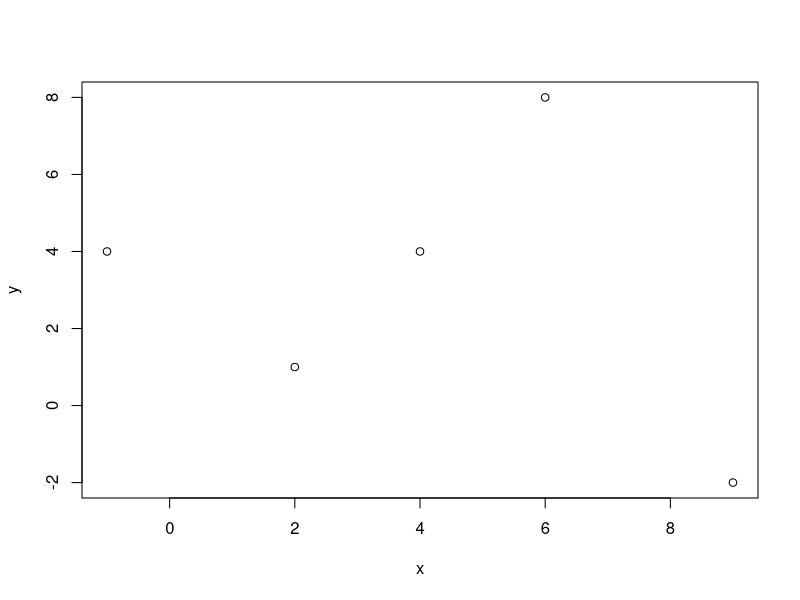
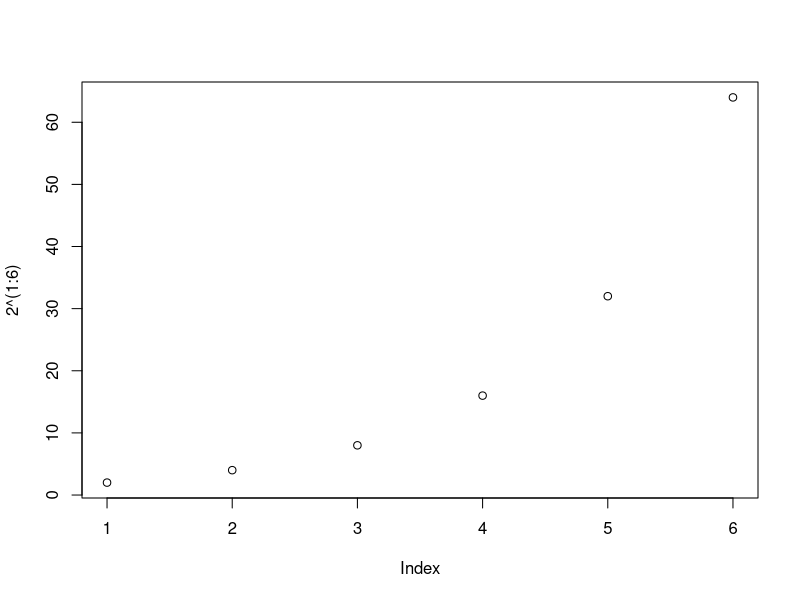
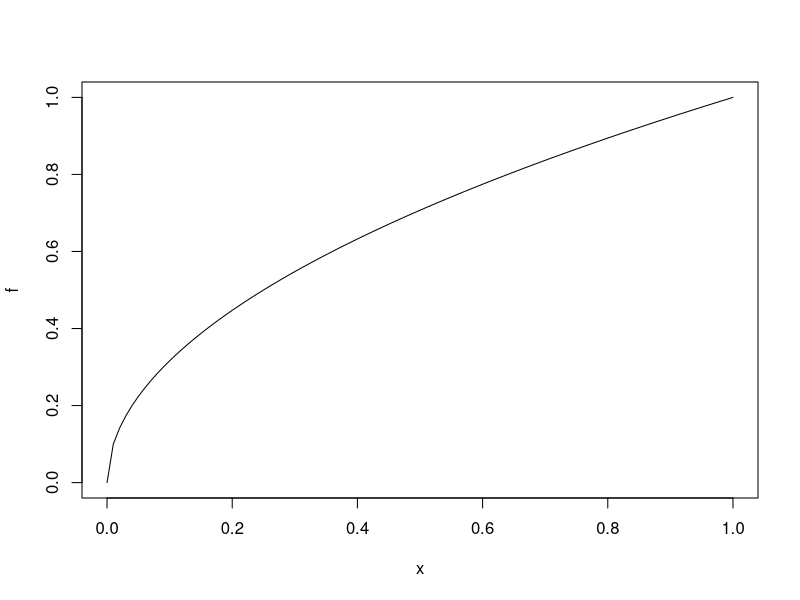
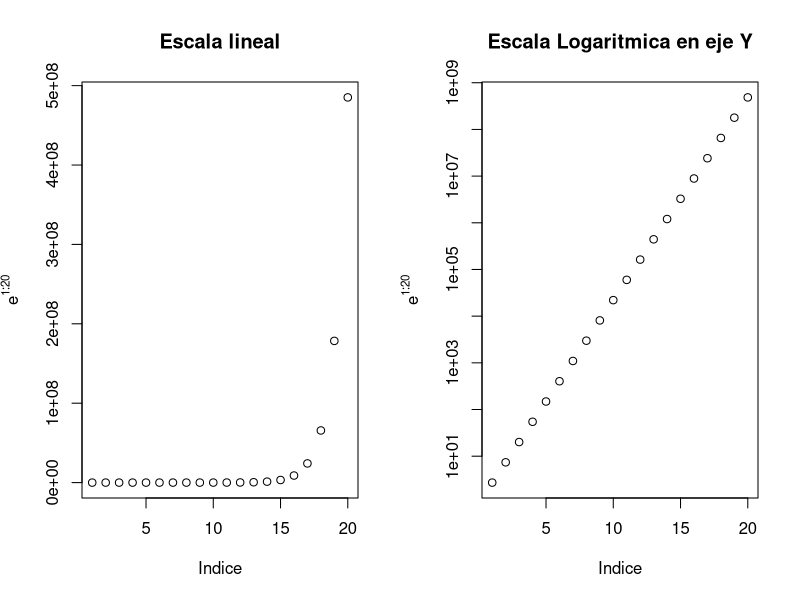
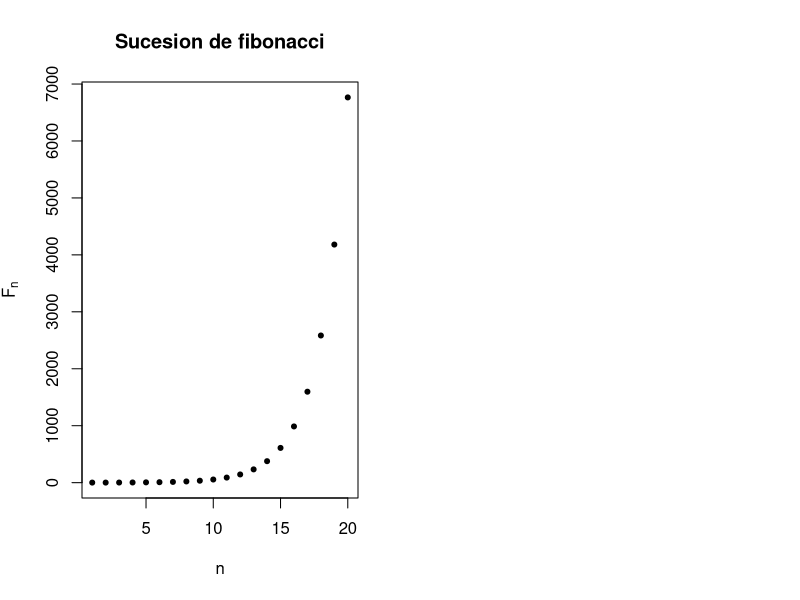
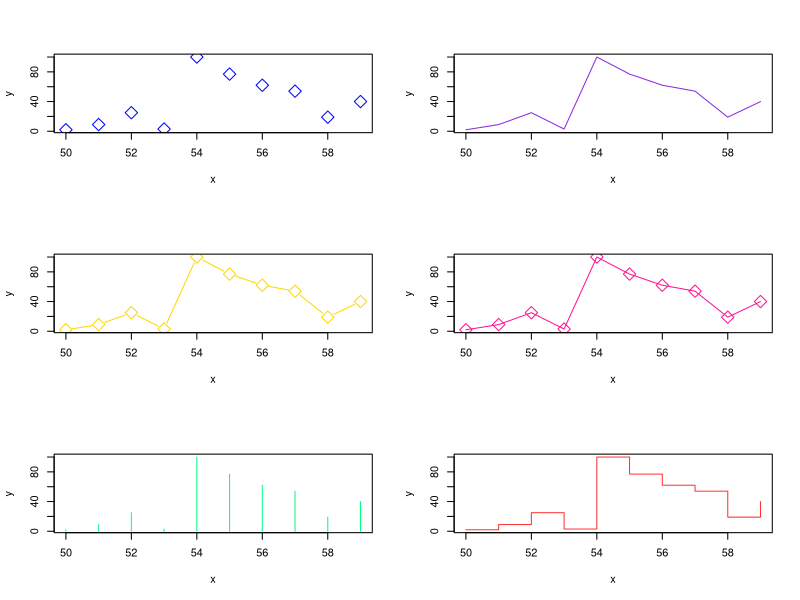
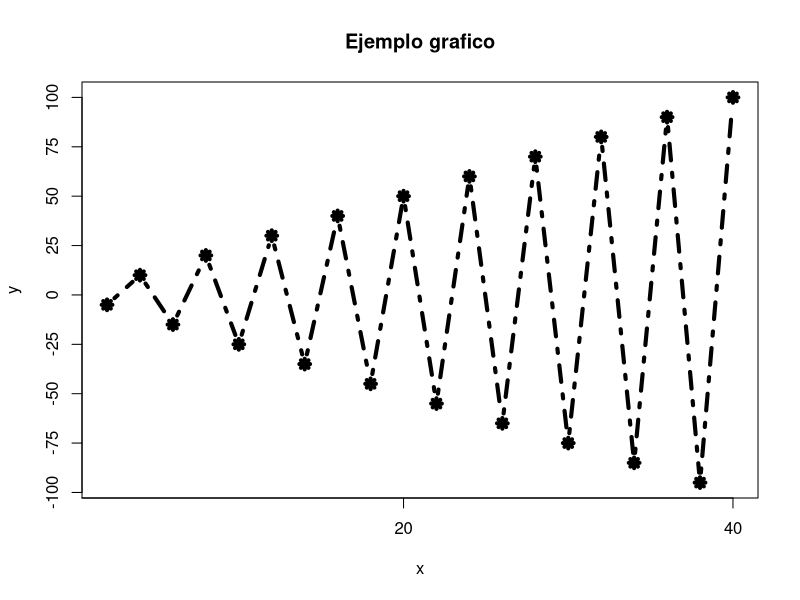
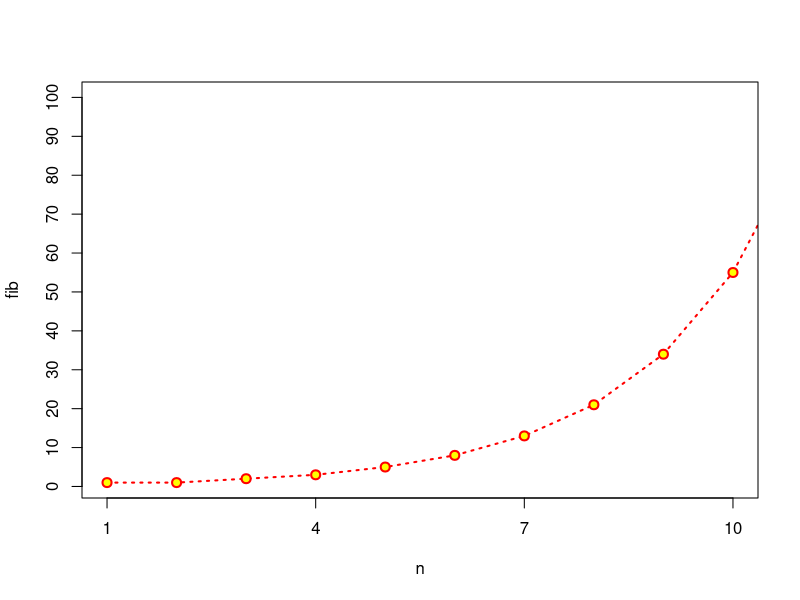

Recreate these plots in R, in order.
## ---- chunk 1
knitr::opts_chunk$set(echo = TRUE)
## ---- chunk 2
x = c(2,6,4,9,-1)

y = c(1,8,4,-2,4)

plot(x,y)
## ---- chunk 3
plot(2^(1:6))
## ---- chunk 4
f <- function(x){sqrt(x)}
plot(f)
## ---- chunk 5
par(mfrow =c(1,2))

plot = plot(exp(1:20),xlab = "Indice", ylab = expression(e^{1:20}), main = "Escala lineal")

plotLog = plot(exp(1:20),log = "y", xlab = "Indice", ylab = expression(e^{1:20}), main = "Escala Logaritmica en eje Y")
## ---- chunk 6
n = 1:20

fib = (1/sqrt(5))*((1+sqrt(5))/2)^n - (1/sqrt(5))*((1-sqrt(5))/2)^n

fib

plot(fib, xlab = "n",ylab = expression(F[n]),
main="Sucesion de fibonacci", pch=20)
## ---- chunk 7
par(mfrow = c(3,2))
x=c(50:59)
y=c(2,9,25,3,100,77,62,54,19,40)
plot(x,y, pch = 23, cex = 2, col= "blue",type = "p")
plot(x,y, pch = 23, cex = 2, col= "blueviolet",type = "l")
plot(x,y, pch = 23, cex = 2, col= "gold",type = "b")
plot(x,y, pch = 23, cex = 2, col= "deeppink",type = "o")
plot(x,y, pch = 23, cex = 2, col= "springgreen",type = "h")
plot(x,y, pch = 23, cex = 2, col= "firebrick1",type = "s")

par(mfrow = c(1,1))
## ---- chunk 8
x = (2*(1:20))
y = (-1)^(1:20)*5*(1:20)
plot(x,y, main="Ejemplo grafico", pch=8, cex =1, type ="b", lty = 4, lwd=4, xaxp = c(0,40,2),yaxp =c(-100,100,8))
## ---- chunk 9
plot(
  n, 
  fib, 
  pch=21, 
  col = "red", 
  bg="yellow", 
  cex = 1.2, 
  type="o", 
  lty = "dotted",
  lwd=2, 
  xlim=c(1,10), 
  ylim= c(1,100), 
  xaxp = c(1,10,3), 
  yaxp=c(0,100,10))
## ---- chunk 10
x = (2*(1:20))
y = (-1)^(1:20)*5*(1:20)
plot(x,y, 
     main="Ejemplo grafico", 
     pch=8, 
     cex =1, 
     type ="b", 
     lty = 4, 
     lwd=4, 
     xaxp = c(0,40,2),
     yaxp =c(-100,100,8))
points(20,0, col="red",cex=4,pch=16)
abline(h=0, lty=2,col="dodgerblue")
## ---- chunk 11
f<- function(x){
  x^2 -2*x + sqrt(abs(x))
}
plot(f, xlim=c(-3,3))
points(0,0, pch=19)
points(-3:3,(-3:3)^2,col="blue")
abline(2,3, lty="dashed", col="red")
abline(v=2, lty="dotted", col="green")
abline(h=5, lty="dotdash", col="gray")
## ---- chunk 12
f<- function(x){x^2}
plot(f, xlim = c(-3,3),col ="red",lwd=2, ylab= expression(y^2),xlab="x")
abline(h=0:9,v =-3:3,lty="dotted", col="grey")
## ---- chunk 13
plot(tan, xlim=c(-pi,pi), ylim=c(-5,5))
abline(v= c(-pi/2,pi/2),col="red")
## ---- chunk 14
plot(0,0)
text(0,0, labels = "debajo",pos = 1)
text(0,0, labels = "izquierda",pos = 2)
text(0,0, labels = "arriba",pos = 3)
text(0,0, labels = "derecha",pos = 4)

## ---- chunk 15
alumnos=c(1:10)
notas=c (2,5,7,9,8,3,5,6,10,7)
plot(alumnos,notas, main="Grafico con textos")
text(alumnos,notas, labels = c("S","A","N","E","N","S","A","A","E","N"),
  pos=c(rep(3,times=8),1,3))#repite la posicion 3 , 8 veces
## ---- chunk 16
f<- function(x){x^2}
plot(f, xlim = c(-3,3),ylim=c(-10,10))
points(-3:3, f(-3:3), pch=19)
lines(-3:3, f(-3:3), lwd = 2,lty="dotted",col="red")
curve(x^3,lty = "dashed",col="blue",add=TRUE)

legend("bottomright",legend=c(expression(x^2),expression(x^3)),lwd=2, col=c("red","blue"),lty=c("dotted","dashed"))
## ---- chunk 17
x = seq(0,2*pi,0.1)
plot(x,sin(x),type="l",col="blue",lwd=3, xlab="",ylab="")
lines(x,cos(x),col="green",lwd=3)
lines(x,tan(x),col="purple",lwd=3)
legend("bottomleft",col=c("blue","green","purple"), legend = c("Seno","Coseno","Tangente"),lwd=3,bty = "l")
## ---- chunk 18
x = c(5*(1:10))
plot(x,c(exp(-x)+(-1)^x*x/2*sin(x)^2),
         xlab="", 
         ylab="", 
         main="Grafico con varios simbolos")

segments(10,0,40,0, col ="red",lwd="4")
arrows(10,0,40,-10, col ="blue",length = 0.5,angle=5,code=3)
symbols(40,0,stars = cbind(1,.5,1,.5,1,.5,1,.5,1,.5), add=TRUE, lwd=3, inches=0.5)
symbols(40,0,stars = cbind(1,.5,1,.5,1,.5,1,.5,1,.5), add=TRUE, lwd=3)
polygon(c(20,30,40),c(10,-10,10), col ="gold",density =3, angle = 90,lty = 4,lwd=5)
